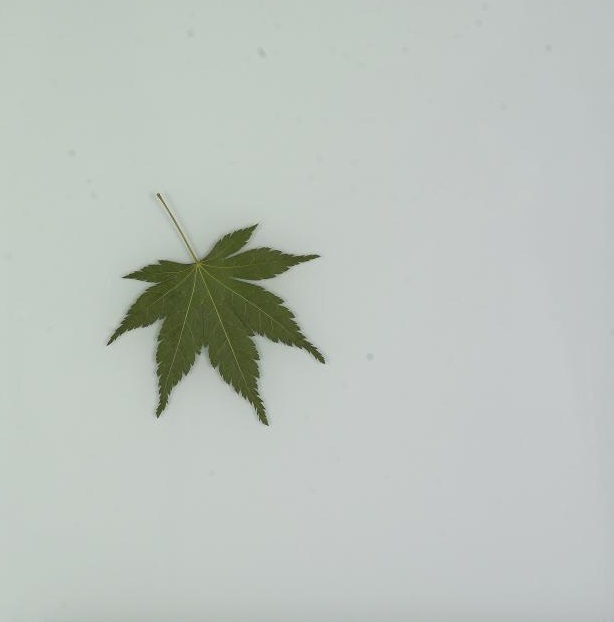
#> input picture zoe/wb1127-05-2.jpg, 614 x 622 px
$ python ml.py   (older library calls are emulated)
#> lines starting #> are read from the running program, lines starting #| are printed output that depends on the picture; after the words box and inside, x2 and y2 are one past the last pixel; in counts of white or black regions, pixels touching at a corner belong together
from numpy import *
import numpy as np
import matplotlib.pyplot as plt
from scipy.misc import imread
from PIL import Image

norm = 32640

y = imread('wb1127-05-2.jpg')
#> y is the input picture: shape (622, 614, 3); mean R, G, B 188, 194.9, 189.2

Y = y[:,:,1]
x = np.random.randint(2, size=(shape(y)[0], shape(y)[1]))
leaf = imread('leaf.jpg')
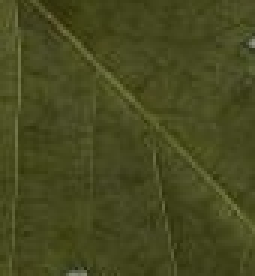
#> input picture zoe/leaf.jpg, 85 x 92 px (shown 3 times larger)
#> leaf is the input picture: shape (92, 85, 3); mean R, G, B 70.9, 73.2, 31.7
#background2 = imread('back2.jpg')
background3 = imread('back3.jpg')
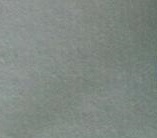
#> input picture zoe/back3.jpg, 157 x 138 px
#> background3 is the input picture: shape (138, 157, 3); mean R, G, B 128, 136.4, 130.8
#looking at making images black and white
plt.figure(1)
col = Image.open("wb1127-03-2.jpg")
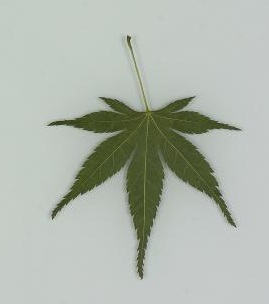
#> input picture zoe/wb1127-03-2.jpg, 269 x 304 px
#> col is the input picture: PIL image 269x304 RGB; mean R, G, B 176, 183.1, 173.6
gray = col.convert('L')
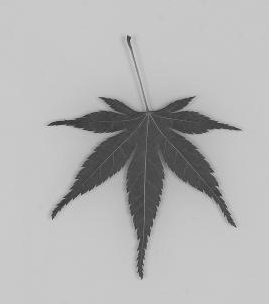
#> gray: PIL image 269x304 L; min 41, max 221, mean 180
bw = gray.point(lambda x: 0 if x<128 else 255, '1')
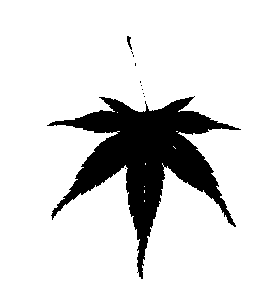
#> bw: PIL image 269x304 1; 86.1% white; 11 black regions (9 under 20 px), largest, box (x1, y1, x2, y2) and area: (47, 96, 241, 279) 11296, (127, 36, 132, 50) 35
bw.save("leafy.jpg")
plt.imshow(bw)
plt.show()
plt.figure(2)
histy = plt.hist(leaf.ravel(),256,[0,256])[0]
#> histy = 256 values, max 948 at index 70, min 0 at index 1, mean 91.64
fore = histy/norm
#> fore = 256 values, max 0.029 at index 70, min 0 at index 1, mean 0.00281
hists = plt.hist(background3.ravel(),256,[0,256])[0] # + plt.hist(background2.ravel(),256,[0,256])[0]
#> hists = 256 values, max 2582 at index 132, min 0 at index 0, mean 253.9
back = hists/norm
#> back = 256 values, max 0.0791 at index 132, min 0 at index 0, mean 0.00778
plt.show()
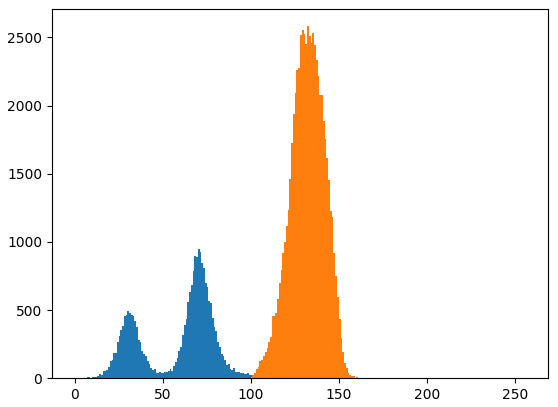
#> figure drawn by matplotlib, 1 panel; tallest bar 948 high, from x = 70 to 71; tallest bar 2582 high, from x = 132 to 133

def sep(x,y,fore,back):
	M = shape(y)[0]
#> M = 622
	N = shape(y)[1]
#> N = 614
	for j in range(M):
		for i in range(N):
			pix = y[j,i]
			F = fore[pix]
			B = back[pix]
			if F > B:
				x[j,i] = 1
			else:
				x[j,i] = 0
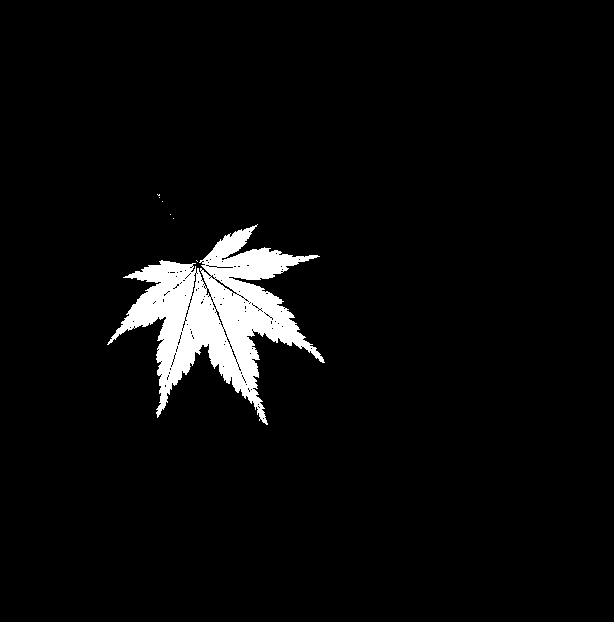
#> x: shape (622, 614) int64; values 0 (black) and 1 (white), 4.3% white; 7 white regions (6 under 20 px), largest, box (x1, y1, x2, y2) and area: (107, 224, 325, 425) 16299
	return x


x = sep(x,Y,fore,back)


plt.figure(3)
plt.imshow(x)

plt.show()
